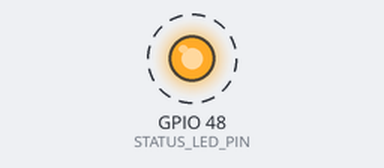
Recording of a program running on a simulated ESP32-S3. On the bench: output pins drawn as LEDs (lit = HIGH). Dashed ring = blinking. What the program prints to the serial monitor is not drawn.

Above: at 1.31 s.
Timing chart, 0 to 4.2 s (numbered marks = the images above):
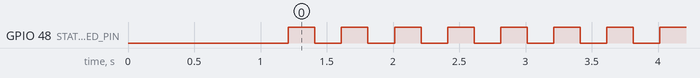

Measured:
- by itself, GPIO 48 (STATUS_LED_PIN): alternates HIGH for 0.20 s and LOW for 0.20 s

The program:

main.cpp
```cpp
#include <Arduino.h>

#define STATUS_LED_PIN 48
#define TELEMETRY_INTERVAL_MS 2000

unsigned long lastTelemetry = 0;
uint32_t cycleCount = 0;

void setup() {
  Serial.begin(115200);
  delay(1200);

  pinMode(STATUS_LED_PIN, OUTPUT);
  Serial.println("[BOOT] ESP Studio Runtime Initialized");
  Serial.println("[BOOT] Board: ESP32-S3-DevKitC-1-N8 (Xtensa LX7 dual-core)");
  Serial.println("[BOOT] Device Identity: SPRAYER-001");
  Serial.println("[BOOT] Ready for commands. Type ESP:PING or ESP:RESET");
}

void loop() {
  // Heartbeat pulse
  digitalWrite(STATUS_LED_PIN, HIGH);
  delay(200);
  digitalWrite(STATUS_LED_PIN, LOW);
  delay(200);

  // Periodic telemetry emission
  if (millis() - lastTelemetry >= TELEMETRY_INTERVAL_MS) {
    lastTelemetry = millis();
    cycleCount++;
    Serial.printf("[TELEMETRY] Cycle: %u | Free Heap: %u bytes | Min Heap: %u bytes\\n",
                  cycleCount,
                  ESP.getFreeHeap(),
                  ESP.getMinFreeHeap());
  }
}
```
